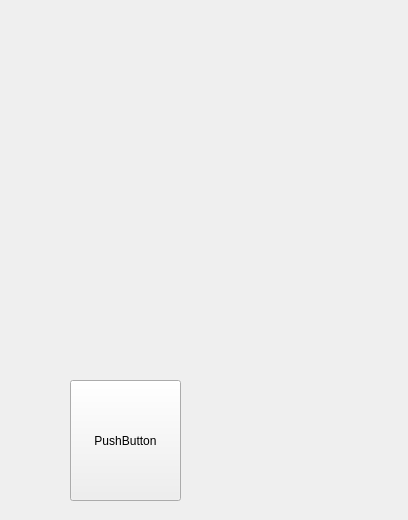
<?xml version="1.0" encoding="UTF-8"?>
<ui version="4.0">
 <class>FormCalculate</class>
 <widget class="QWidget" name="FormCalculate">
  <property name="geometry">
   <rect>
    <x>0</x>
    <y>0</y>
    <width>408</width>
    <height>520</height>
   </rect>
  </property>
  <property name="windowTitle">
   <string>Form</string>
  </property>
  <widget class="QPushButton" name="pushButton">
   <property name="geometry">
    <rect>
     <x>70</x>
     <y>380</y>
     <width>111</width>
     <height>121</height>
    </rect>
   </property>
   <property name="text">
    <string>PushButton</string>
   </property>
  </widget>
 </widget>
 <resources/>
 <connections/>
</ui>
